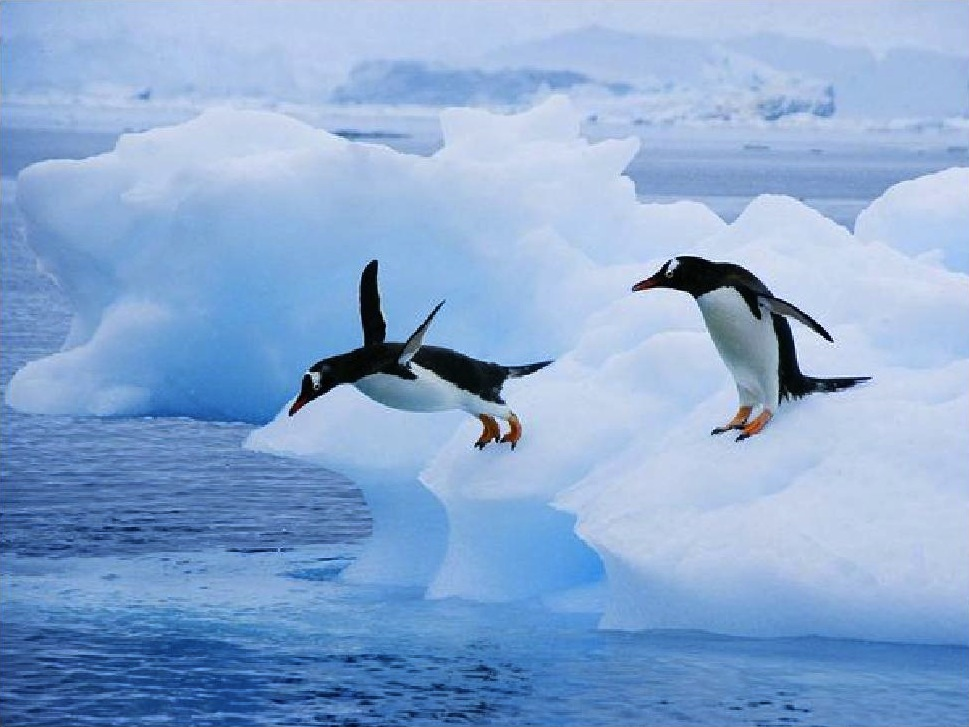
//> input picture penguines.jpg, 969 x 727 px
$ ./fun   (built with g++ and OpenCV 4)
//> lines starting //> are read from the running program, lines starting //| are printed output that depends on the picture
#include <iostream>
#include <limits>
#include <vector>
#include <opencv2/opencv.hpp>

cv::Mat computeEnergyMatrix(const cv::Mat& _image)
{
    cv::Mat sobelX, sobelY;
    cv::Sobel(_image, sobelX, CV_32F, 1, 0);
    cv::Sobel(_image, sobelY, CV_32F, 0, 1);
    cv::Mat energyMatrix = cv::abs(sobelX) + cv::abs(sobelY);
    cv::transform(energyMatrix, energyMatrix, cv::Matx13f(1,1,1));
    return energyMatrix;
}

#define MAX_DEVIATION   2
std::vector<int> findVerticalSeam(const cv::Mat& _energyMatrix)
{
    int m = _energyMatrix.rows, n = _energyMatrix.cols;

    cv::Mat pathEnergy = cv::Mat::zeros(cv::Size(n, m), CV_32FC1) + std::numeric_limits<float>::max();
    _energyMatrix(cv::Rect(0, 0, n, 1)).copyTo(pathEnergy(cv::Rect(0, 0, n, 1)));
    cv::Mat offsets = cv::Mat::zeros(cv::Size(n, m), CV_32SC1);
    for(int i = 1; i < m; ++i) {
        for(int j = 0; j < n; ++j) {
            for(int o = -1; o <= 1; ++o) {
                if(j + o >= 0 && j + o < n) {
                    float offsetCost = pathEnergy.at<float>(i - 1, j + o) + _energyMatrix.at<float>(i, j);
                    if(pathEnergy.at<float>(i, j) > offsetCost) {
                        pathEnergy.at<float>(i, j) = offsetCost;
                        offsets.at<int>(i, j) = o;
                    }
                }
            }
        }
    }
    std::vector<int> seam(m);
    seam[m - 1] = 0;
    for(int i = 1; i < n; ++i)
        if(pathEnergy.at<float>(m - 1, i) < pathEnergy.at<float>(m - 1, seam[m - 1]))
            seam[m - 1] = i;
    for(int i = m - 1; i > 0; --i)
        seam[i - 1] = seam[i] + offsets.at<int>(i, seam[i]);
    return seam;
}

cv::Mat removeVerticalSeam(const cv::Mat& _image, const std::vector<int>& _seam)
{
    int m = _image.rows, n = _image.cols;
    cv::Mat result(cv::Size(n - 1, m), CV_8UC3);
    for(int i = 0; i < m; ++i) {
        for(int j = 0; j < _seam[i]; ++j)
            result.at<cv::Vec3b>(i, j) = _image.at<cv::Vec3b>(i, j);
        for(int j = _seam[i]; j < n - 1; ++j)
            result.at<cv::Vec3b>(i, j) = _image.at<cv::Vec3b>(i, j + 1);
    }
    return result;
}

int main() {

    auto image = cv::imread("../penguines.jpg");
//> image is the input picture: 727 rows x 969 cols, CV_8UC3; mean B, G, R 209.6, 168, 136.4

    for(int i = 0; i < 250; ++i) {
        auto energyMatrix = computeEnergyMatrix(image);
        auto seam = findVerticalSeam(energyMatrix);
        image = removeVerticalSeam(image, seam);
        std::cout << (i + 1) << " seam(s) removed." << std::endl;
    }
//> this loop made 250 passes
//> pass 1, in computeEnergyMatrix, `cv::Sobel(_image, sobelX, CV_32F, 1, 0);`:
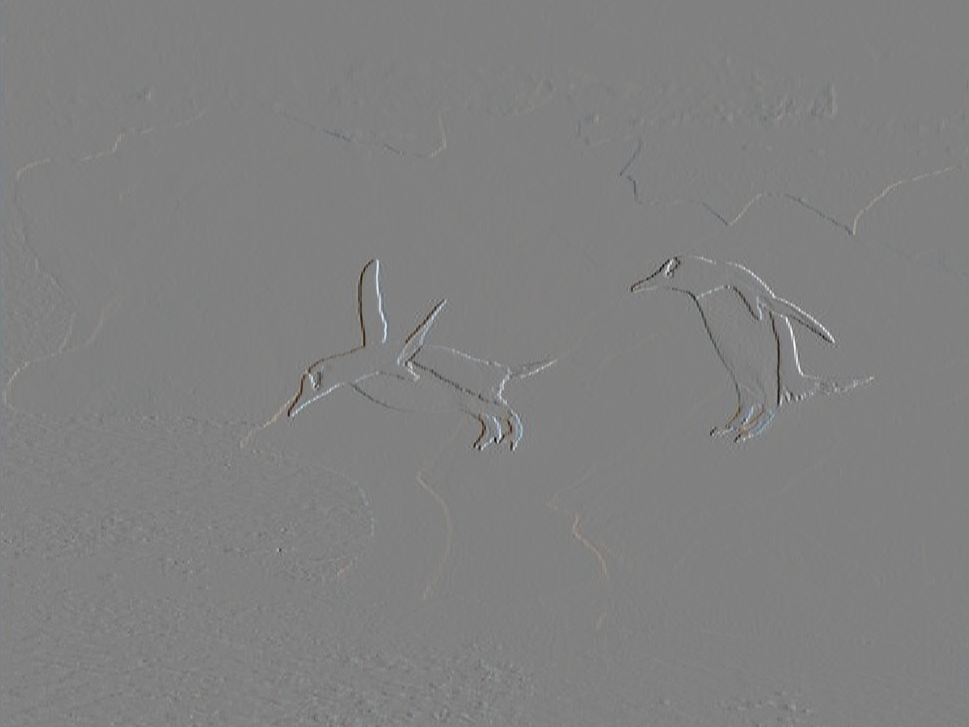
//> sobelX: 727 rows x 969 cols, CV_32FC3; mean B, G, R 0.4, 0.5, 0.6; drawn with min black and max white
//> pass 1, in computeEnergyMatrix, `cv::Mat energyMatrix = cv::abs(sobelX) + cv::abs(sobelY);`:
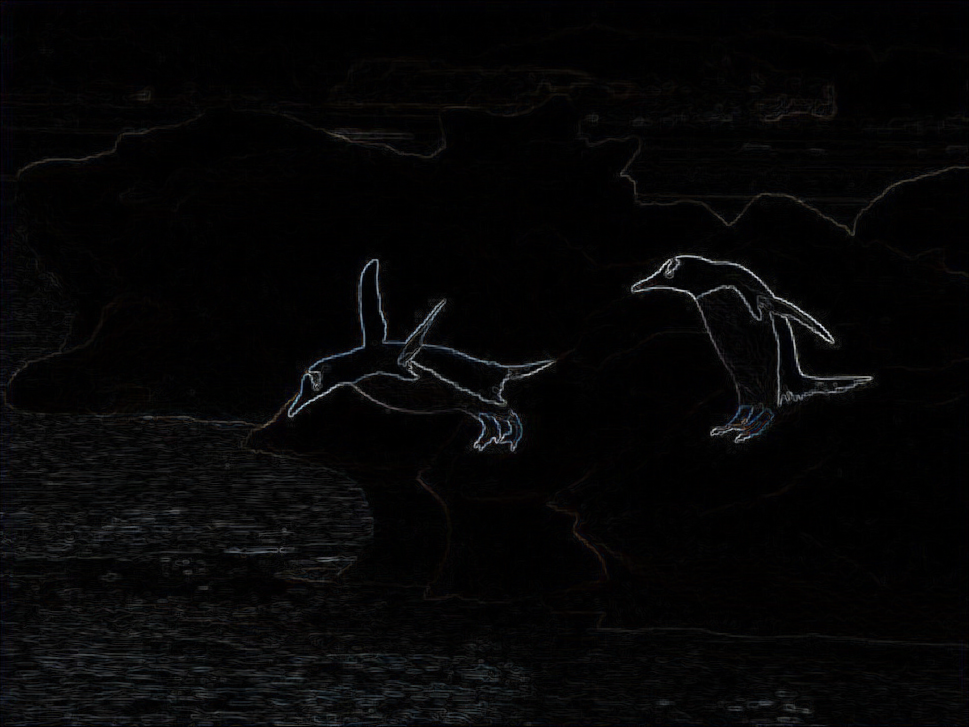
//> energyMatrix: 727 rows x 969 cols, CV_32FC3; mean B, G, R 35.8, 33.8, 34.6; drawn with min black and max white
//> after the loop:
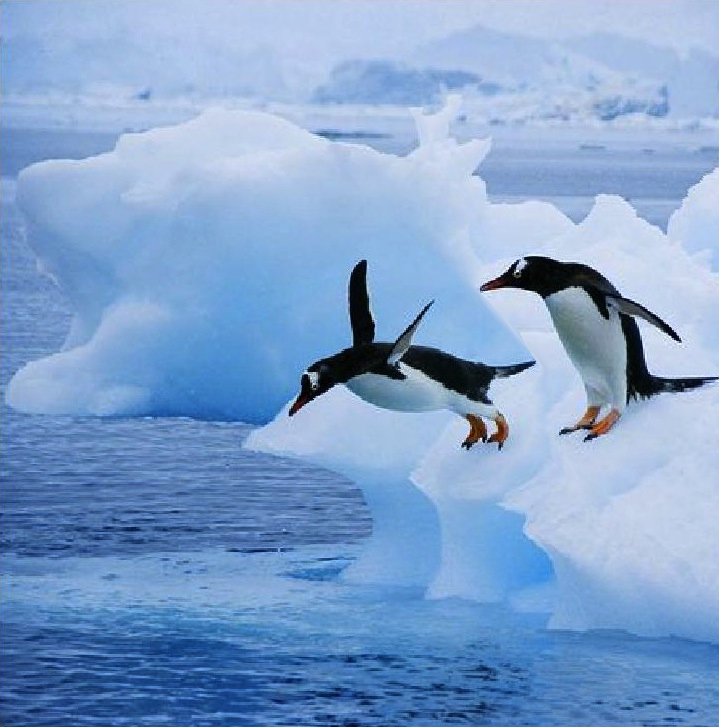
//> image: 727 rows x 719 cols, CV_8UC3; mean B, G, R 204.2, 160.9, 127.7

    cv::imwrite("../seam_carved.jpg", image);

    return 0;
}
